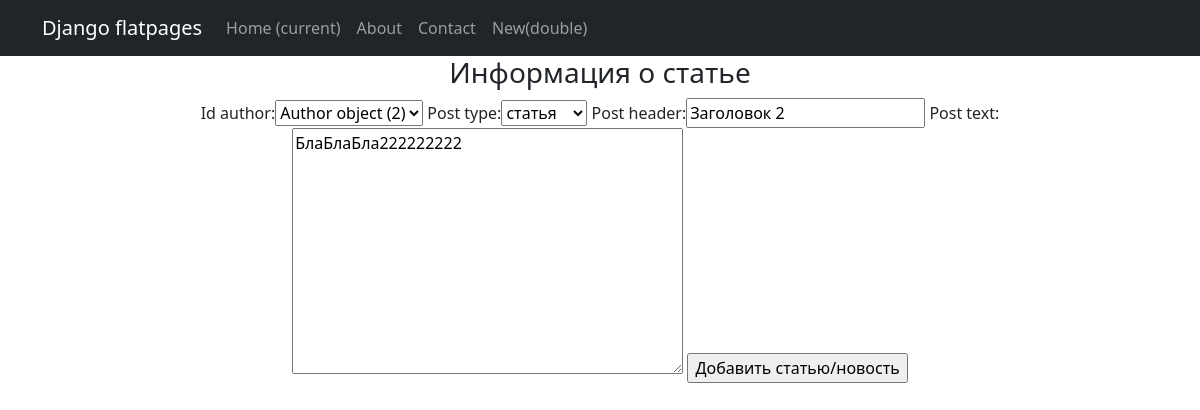
Screenshot of /news/create/2 with the database file from the repository.
### news/models.py (models this page shows, shortened)
class Post(models.Model):
    article = 'A'
    news = 'N'
    POSTING_TYPE = [(article, 'статья'), (news, 'новость')]
    id_author = models.ForeignKey(Author, on_delete=models.CASCADE)
    post_type = models.CharField(max_length=1, choices=POSTING_TYPE, default=article)
    post_created = models.DateTimeField(auto_now_add=True)
    id_post_category = models.ManyToManyField(Category, through="PostCategory")
    post_header = models.CharField(max_length=255)
    post_text = models.TextField()
    post_rating = models.IntegerField(default=0)

### news/views.py (the view)
# urls.py: path('create/<int:pk>', NewsUpdateView.as_view(), name='news_update'),
class NewsUpdateView(UpdateView):
    template_name = '../templates/news_create.html'
    form_class = NewsForm
    def get_object(self, **kwargs):
        id = self.kwargs.get('pk')
        return Post.objects.get(pk=id)

### news/forms.py
class NewsForm(ModelForm):
    class Meta:
        model = Post
        fields = ['id_author', 'post_type', 'post_header', 'post_text']

### templates/news_create.html (shortened to what this page needs)
{% extends 'flatpages/default.html' %}
{% block content %}
<h3>Информация о статье</h3>
<form method="POST">
    {{ form }}
    <input type="submit" value="Добавить статью/новость">
</form>
{% endblock content %}

### rows the page displays
Post: id_author "Author object (2)", post_type "статья", post_header "Заголовок 2", post_text "БлаБлаБла222222222"
